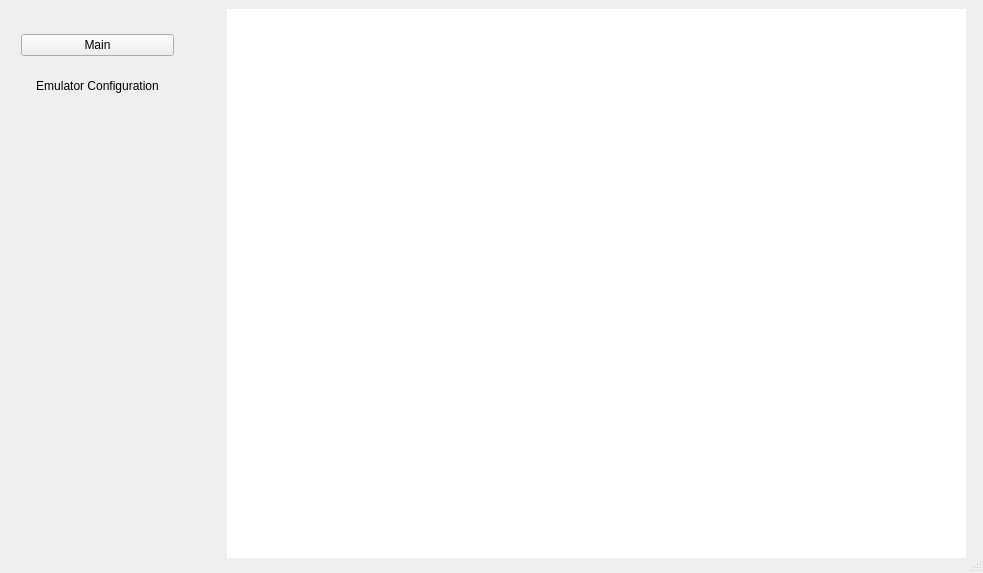
<?xml version="1.0" encoding="UTF-8"?>
<ui version="4.0">
 <class>Dialog</class>
 <widget class="QDialog" name="Dialog">
  <property name="geometry">
   <rect>
    <x>0</x>
    <y>0</y>
    <width>983</width>
    <height>573</height>
   </rect>
  </property>
  <property name="sizePolicy">
   <sizepolicy hsizetype="Expanding" vsizetype="Expanding">
    <horstretch>0</horstretch>
    <verstretch>0</verstretch>
   </sizepolicy>
  </property>
  <property name="minimumSize">
   <size>
    <width>0</width>
    <height>100</height>
   </size>
  </property>
  <property name="focusPolicy">
   <enum>Qt::NoFocus</enum>
  </property>
  <property name="windowTitle">
   <string>Dialog</string>
  </property>
  <property name="styleSheet">
   <string notr="true">/*font: 12pt &quot;MS Shell Dlg 2&quot;; */

*:focus {
	background: red;
}

QPushButton:pushed {
	background: red;
}

QScrollBar:vertical {
    border: none;
    background: rgba(0,0,0,0);
    width: 10px;
}

QScrollBar::handle:vertical {
	/*
    background: qlineargradient(x1:0, y1:0, x2:1, y2:0,
    stop: 0 rgba(183, 210, 192, 255), stop: 0.5 rgba(105, 165, 5, 255), stop:1 rgba(203, 225, 0, 255)); */
	background: rgb(0,0,200);
    min-height: 2px;
}


QScrollBar::add-line:vertical {
   /* background: qlineargradient(x1:0, y1:0, x2:1, y2:0,
    stop: 0 rgba(183, 210, 192, 255), stop: 0.5 rgba(105, 165, 5, 255), stop:1 rgba(203, 225, 0, 255));
    height: 20px;
    subcontrol-position: bottom;
    subcontrol-origin: margin; */
	height: 0px;
} 
QScrollBar::sub-line:vertical {
/*    background: qlineargradient(x1:0, y1:0, x2:1, y2:0,
    stop: 0 rgba(183, 210, 192, 255), stop: 0.5 rgba(105, 165, 5, 255), stop:1 rgba(203, 225, 0, 255));
    subcontrol-position: top;
    subcontrol-origin: margin;*/
	height: 0px;
}

* {
	font: 12pt &quot;MS Shell Dlg 2&quot;; 
}
</string>
  </property>
  <property name="sizeGripEnabled">
   <bool>true</bool>
  </property>
  <widget class="QStackedWidget" name="stack">
   <property name="geometry">
    <rect>
     <x>216</x>
     <y>-2</y>
     <width>761</width>
     <height>571</height>
    </rect>
   </property>
   <property name="currentIndex">
    <number>0</number>
   </property>
   <widget class="QWidget" name="page">
    <layout class="QHBoxLayout" name="horizontalLayout_2">
     <item>
      <layout class="QHBoxLayout" name="horizontalLayout" stretch="10,2,0">
       <property name="spacing">
        <number>0</number>
       </property>
       <property name="sizeConstraint">
        <enum>QLayout::SetMinimumSize</enum>
       </property>
       <item>
        <widget class="QListView" name="emulatorView">
         <property name="sizePolicy">
          <sizepolicy hsizetype="Minimum" vsizetype="Ignored">
           <horstretch>0</horstretch>
           <verstretch>0</verstretch>
          </sizepolicy>
         </property>
         <property name="minimumSize">
          <size>
           <width>50</width>
           <height>0</height>
          </size>
         </property>
         <property name="baseSize">
          <size>
           <width>0</width>
           <height>0</height>
          </size>
         </property>
         <property name="frameShape">
          <enum>QFrame::NoFrame</enum>
         </property>
         <property name="verticalScrollBarPolicy">
          <enum>Qt::ScrollBarAsNeeded</enum>
         </property>
         <property name="horizontalScrollBarPolicy">
          <enum>Qt::ScrollBarAsNeeded</enum>
         </property>
         <property name="editTriggers">
          <set>QAbstractItemView::NoEditTriggers</set>
         </property>
         <property name="showDropIndicator" stdset="0">
          <bool>false</bool>
         </property>
         <property name="selectionMode">
          <enum>QAbstractItemView::MultiSelection</enum>
         </property>
         <property name="selectionBehavior">
          <enum>QAbstractItemView::SelectRows</enum>
         </property>
        </widget>
       </item>
       <item>
        <widget class="QListView" name="letterView">
         <property name="sizePolicy">
          <sizepolicy hsizetype="Minimum" vsizetype="Ignored">
           <horstretch>0</horstretch>
           <verstretch>0</verstretch>
          </sizepolicy>
         </property>
         <property name="minimumSize">
          <size>
           <width>50</width>
           <height>0</height>
          </size>
         </property>
         <property name="frameShape">
          <enum>QFrame::NoFrame</enum>
         </property>
         <property name="verticalScrollBarPolicy">
          <enum>Qt::ScrollBarAsNeeded</enum>
         </property>
         <property name="horizontalScrollBarPolicy">
          <enum>Qt::ScrollBarAsNeeded</enum>
         </property>
         <property name="editTriggers">
          <set>QAbstractItemView::NoEditTriggers</set>
         </property>
         <property name="showDropIndicator" stdset="0">
          <bool>false</bool>
         </property>
         <property name="selectionMode">
          <enum>QAbstractItemView::MultiSelection</enum>
         </property>
        </widget>
       </item>
       <item>
        <widget class="QListView" name="fileView">
         <property name="sizePolicy">
          <sizepolicy hsizetype="Minimum" vsizetype="Ignored">
           <horstretch>0</horstretch>
           <verstretch>0</verstretch>
          </sizepolicy>
         </property>
         <property name="minimumSize">
          <size>
           <width>100</width>
           <height>0</height>
          </size>
         </property>
         <property name="baseSize">
          <size>
           <width>0</width>
           <height>0</height>
          </size>
         </property>
         <property name="styleSheet">
          <string notr="true"/>
         </property>
         <property name="frameShape">
          <enum>QFrame::NoFrame</enum>
         </property>
         <property name="frameShadow">
          <enum>QFrame::Raised</enum>
         </property>
         <property name="lineWidth">
          <number>1</number>
         </property>
         <property name="verticalScrollBarPolicy">
          <enum>Qt::ScrollBarAsNeeded</enum>
         </property>
         <property name="horizontalScrollBarPolicy">
          <enum>Qt::ScrollBarAsNeeded</enum>
         </property>
         <property name="editTriggers">
          <set>QAbstractItemView::NoEditTriggers</set>
         </property>
         <property name="showDropIndicator" stdset="0">
          <bool>false</bool>
         </property>
         <property name="selectionMode">
          <enum>QAbstractItemView::SingleSelection</enum>
         </property>
         <property name="selectionBehavior">
          <enum>QAbstractItemView::SelectRows</enum>
         </property>
         <property name="movement">
          <enum>QListView::Static</enum>
         </property>
         <property name="layoutMode">
          <enum>QListView::Batched</enum>
         </property>
        </widget>
       </item>
      </layout>
     </item>
    </layout>
    <zorder></zorder>
   </widget>
   <widget class="QWidget" name="page_2">
    <widget class="QWidget" name="layoutWidget">
     <property name="geometry">
      <rect>
       <x>280</x>
       <y>10</y>
       <width>401</width>
       <height>561</height>
      </rect>
     </property>
     <layout class="QVBoxLayout" name="verticalLayout_5" stretch="0,3,1">
      <item>
       <layout class="QHBoxLayout" name="horizontalLayout_5">
        <item>
         <layout class="QVBoxLayout" name="verticalLayout_4">
          <item>
           <widget class="QLabel" name="nameLabel">
            <property name="text">
             <string>Name:</string>
            </property>
           </widget>
          </item>
          <item>
           <widget class="QLabel" name="exeLabel">
            <property name="text">
             <string>Exe Location:</string>
            </property>
           </widget>
          </item>
          <item>
           <widget class="QLabel" name="label">
            <property name="text">
             <string>Arguments:</string>
            </property>
           </widget>
          </item>
          <item>
           <widget class="QLabel" name="extensionLabel">
            <property name="text">
             <string>File Extension:</string>
            </property>
           </widget>
          </item>
         </layout>
        </item>
        <item>
         <layout class="QVBoxLayout" name="verticalLayout_3">
          <item>
           <widget class="QLineEdit" name="nameEdit"/>
          </item>
          <item>
           <widget class="QLineEdit" name="exeEdit"/>
          </item>
          <item>
           <widget class="QLineEdit" name="argEdit"/>
          </item>
          <item>
           <layout class="QHBoxLayout" name="horizontalLayout_4" stretch="1,10">
            <item>
             <widget class="QLineEdit" name="extEdit"/>
            </item>
            <item>
             <spacer name="horizontalSpacer_3">
              <property name="orientation">
               <enum>Qt::Horizontal</enum>
              </property>
              <property name="sizeHint" stdset="0">
               <size>
                <width>40</width>
                <height>20</height>
               </size>
              </property>
             </spacer>
            </item>
           </layout>
          </item>
         </layout>
        </item>
        <item>
         <layout class="QVBoxLayout" name="verticalLayout_6">
          <item>
           <spacer name="horizontalSpacer_4">
            <property name="orientation">
             <enum>Qt::Horizontal</enum>
            </property>
            <property name="sizeHint" stdset="0">
             <size>
              <width>40</width>
              <height>20</height>
             </size>
            </property>
           </spacer>
          </item>
          <item>
           <widget class="QPushButton" name="exeChooser">
            <property name="sizePolicy">
             <sizepolicy hsizetype="Ignored" vsizetype="Fixed">
              <horstretch>0</horstretch>
              <verstretch>0</verstretch>
             </sizepolicy>
            </property>
            <property name="text">
             <string>...</string>
            </property>
            <property name="iconSize">
             <size>
              <width>4</width>
              <height>4</height>
             </size>
            </property>
           </widget>
          </item>
          <item>
           <spacer name="horizontalSpacer_5">
            <property name="orientation">
             <enum>Qt::Horizontal</enum>
            </property>
            <property name="sizeHint" stdset="0">
             <size>
              <width>40</width>
              <height>20</height>
             </size>
            </property>
           </spacer>
          </item>
          <item>
           <spacer name="horizontalSpacer_6">
            <property name="orientation">
             <enum>Qt::Horizontal</enum>
            </property>
            <property name="sizeHint" stdset="0">
             <size>
              <width>40</width>
              <height>20</height>
             </size>
            </property>
           </spacer>
          </item>
         </layout>
        </item>
       </layout>
      </item>
      <item>
       <widget class="QGroupBox" name="groupBox">
        <property name="sizePolicy">
         <sizepolicy hsizetype="Expanding" vsizetype="Minimum">
          <horstretch>0</horstretch>
          <verstretch>0</verstretch>
         </sizepolicy>
        </property>
        <property name="autoFillBackground">
         <bool>false</bool>
        </property>
        <property name="title">
         <string>Search Paths</string>
        </property>
        <property name="flat">
         <bool>false</bool>
        </property>
        <property name="checkable">
         <bool>false</bool>
        </property>
        <layout class="QVBoxLayout" name="verticalLayout_2">
         <item>
          <layout class="QVBoxLayout" name="verticalLayout_7">
           <item>
            <layout class="QHBoxLayout" name="horizontalLayout_3" stretch="15,2,2">
             <item>
              <widget class="QLineEdit" name="pathEdit"/>
             </item>
             <item>
              <widget class="QPushButton" name="pathChooser">
               <property name="sizePolicy">
                <sizepolicy hsizetype="Ignored" vsizetype="Fixed">
                 <horstretch>0</horstretch>
                 <verstretch>0</verstretch>
                </sizepolicy>
               </property>
               <property name="text">
                <string>...</string>
               </property>
               <property name="iconSize">
                <size>
                 <width>4</width>
                 <height>4</height>
                </size>
               </property>
              </widget>
             </item>
             <item>
              <widget class="QPushButton" name="addButton">
               <property name="sizePolicy">
                <sizepolicy hsizetype="Fixed" vsizetype="Fixed">
                 <horstretch>0</horstretch>
                 <verstretch>0</verstretch>
                </sizepolicy>
               </property>
               <property name="text">
                <string>Add</string>
               </property>
              </widget>
             </item>
            </layout>
           </item>
           <item>
            <widget class="QListView" name="pathView">
             <property name="selectionBehavior">
              <enum>QAbstractItemView::SelectRows</enum>
             </property>
            </widget>
           </item>
           <item>
            <layout class="QHBoxLayout" name="horizontalLayout_6">
             <item>
              <widget class="QPushButton" name="removeButton">
               <property name="text">
                <string>Remove</string>
               </property>
              </widget>
             </item>
             <item>
              <spacer name="horizontalSpacer">
               <property name="orientation">
                <enum>Qt::Horizontal</enum>
               </property>
               <property name="sizeHint" stdset="0">
                <size>
                 <width>40</width>
                 <height>20</height>
                </size>
               </property>
              </spacer>
             </item>
            </layout>
           </item>
          </layout>
         </item>
        </layout>
       </widget>
      </item>
      <item>
       <layout class="QHBoxLayout" name="horizontalLayout_7" stretch="0,0">
        <item>
         <widget class="QDialogButtonBox" name="buttonBox">
          <property name="standardButtons">
           <set>QDialogButtonBox::Cancel|QDialogButtonBox::Ok</set>
          </property>
         </widget>
        </item>
        <item>
         <spacer name="horizontalSpacer_2">
          <property name="orientation">
           <enum>Qt::Horizontal</enum>
          </property>
          <property name="sizeHint" stdset="0">
           <size>
            <width>40</width>
            <height>20</height>
           </size>
          </property>
         </spacer>
        </item>
       </layout>
      </item>
     </layout>
    </widget>
    <widget class="QWidget" name="verticalLayoutWidget_2">
     <property name="geometry">
      <rect>
       <x>10</x>
       <y>20</y>
       <width>160</width>
       <height>541</height>
      </rect>
     </property>
     <layout class="QVBoxLayout" name="emulatorList"/>
    </widget>
   </widget>
  </widget>
  <widget class="QWidget" name="verticalLayoutWidget">
   <property name="geometry">
    <rect>
     <x>10</x>
     <y>10</y>
     <width>175</width>
     <height>112</height>
    </rect>
   </property>
   <layout class="QVBoxLayout" name="verticalLayout">
    <item>
     <widget class="QPushButton" name="mainButton">
      <property name="focusPolicy">
       <enum>Qt::StrongFocus</enum>
      </property>
      <property name="inputMethodHints">
       <set>Qt::ImhNone</set>
      </property>
      <property name="text">
       <string>Main</string>
      </property>
      <property name="checkable">
       <bool>false</bool>
      </property>
      <property name="flat">
       <bool>false</bool>
      </property>
     </widget>
    </item>
    <item>
     <widget class="QPushButton" name="configButton">
      <property name="focusPolicy">
       <enum>Qt::StrongFocus</enum>
      </property>
      <property name="text">
       <string>Emulator Configuration</string>
      </property>
      <property name="flat">
       <bool>true</bool>
      </property>
     </widget>
    </item>
   </layout>
  </widget>
 </widget>
 <layoutdefault spacing="6" margin="11"/>
 <resources/>
 <connections/>
</ui>
